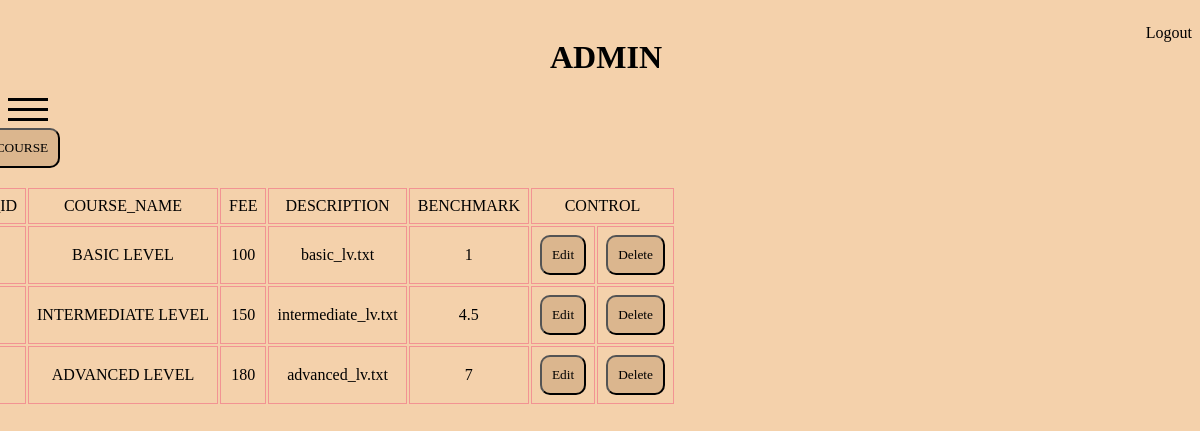
The app's page /admin/index.php?click=course (signed in), older data.
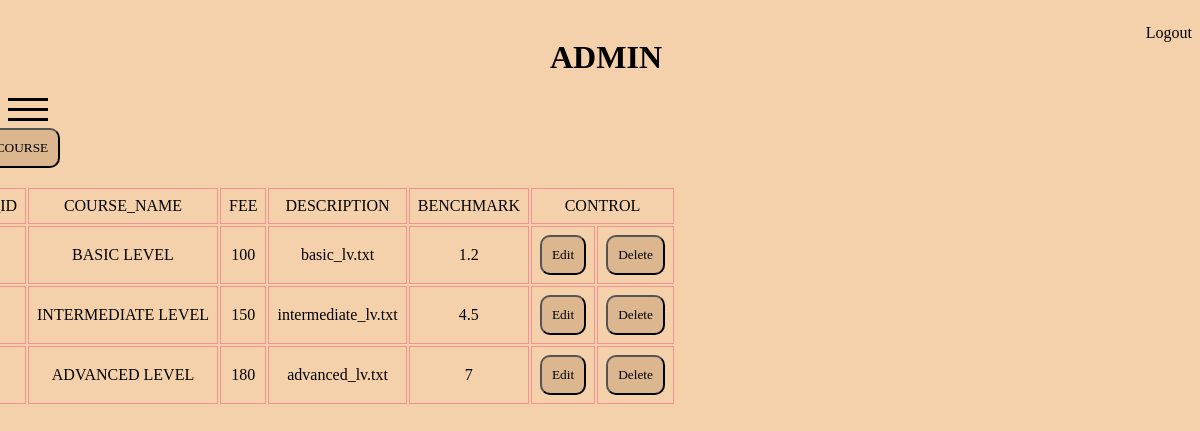
The same page, newer data.
### tables this page shows
CREATE TABLE `course` (
  `COURSE_ID` int(11) NOT NULL,
  `COURSE_NAME` varchar(50) DEFAULT NULL,
  `FEE` int(11) DEFAULT NULL,
  `DESCRIPTION` varchar(300) DEFAULT NULL,
  `BENCHMARK` float DEFAULT NULL
);

### admin/modules/course/listCourse.php (the view, shortened to what this page needs)
<?php
    $sql = 'SELECT * FROM `course` WHERE 1';
    $result = $conn->query($sql);
?>
<a href="./index.php?click=addCourse&ac=add">
      <button name='btnAddCourse'>ADD NEW COURSE</button>
</a><br><br>
    <table>
        <tr>
            <td>COURSE_ID</td>
            <td>COURSE_NAME</td>
            <td>FEE</td>
            <td>DESCRIPTION</td>
            <td>BENCHMARK</td>
            <td colspan=2>CONTROL</td>
        </tr>
        <?php
        while ($row = $result->fetch_assoc())
        {
            ?>
        <tr>
            <td><?php echo $row['COURSE_ID'] ?></td>
            <td><?php echo $row['COURSE_NAME'] ?></td>
            <td><?php echo $row['FEE'] ?></td>
            <td><?php echo $row['DESCRIPTION'] ?></td>
            <td><?php echo $row['BENCHMARK'] ?></td>
            <td style='display: flex'>
                <a href="./index.php?click=editCourse&ac=edit&id=<?php echo $row['COURSE_ID']?>">
                    <button name='btnEditStudent'>Edit</button>
                    </a>
                </td>
                <td>
                  <button name='btnDelStudent'>
                    <a href="./modules/course/controlCourse.php?id=<?php echo $row['COURSE_ID']?>">
                        Delete
                    </a></button>
            </td>
        </tr>
        <?php
        } ?>
    </table>

Row changes from the older to the newer data that the page shows:
changed course "BASIC LEVEL": BENCHMARK "1" → "1.2"
